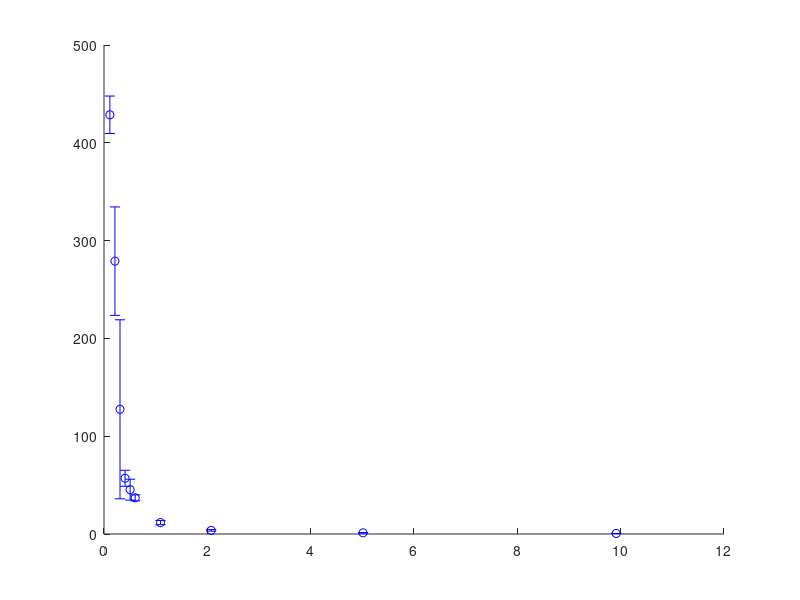

MATLAB code to generate this figure: (Note: this script raises an error after producing the figure.)
clf
r = [428.6666667,279,127.5,57,45.33333333,37,11.66666667,3.71,1.193333333,0.5643333333];

logr = log10(r);

force = [0.11368,0.21168,0.30968, 0.40768, 0.50568, 0.60368, 1.09368, 2.07368, 5.01368, 9.91368];

logforce = log10(force);

error = [19.13983629, 55.42562584, 91.51639197, 8.185352772, 10.69267662, 3, 2.081665999, 0.7907591289, 0.1833939294, 0.01913983629];

logerror = 0.434.*(error./r);

x = linspace(min(force),max(force),100);
y = 16.1*x.^(-1.59);
errorbar(force, r, error, 'bo', 'DisplayName','Actual Data','MarkerSize',10);
hold on
grid on
loglog(x,y, 'r','DisplayName','y = 16.1x^{(-1.59)}, R^2 = 0.99');
xscale('log');
yscale('log');
xlim([0,11]);
xlabel('Log Applied Force [N]');
ylabel('Log Resistance [kOhms]');
title('Log-Log Plot of Resistance vs Applied Force');
legend('Location','best');
set(gca, 'fontsize', 14);
